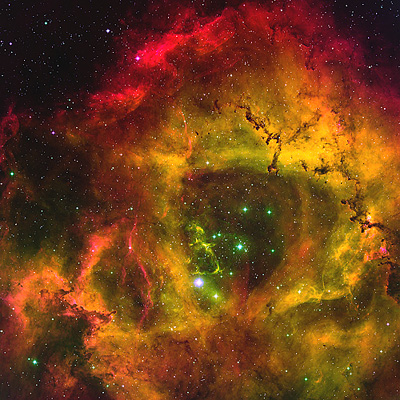
#> input picture core operations/arithmetic operations/la.png, 400 x 400 px
$ python blending.py
#> lines starting #> are read from the running program, lines starting #| are printed output that depends on the picture
import cv2
import numpy as np

# same size
img1 = cv2.imread('la.png')
#> img1 is the input picture: shape (400, 400, 3); mean B, G, R 24.4, 63.8, 114
img2 = cv2.imread('lal.png')
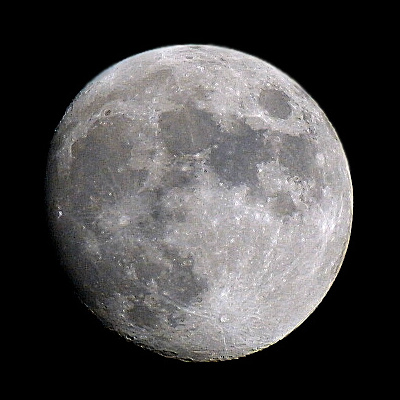
#> input picture core operations/arithmetic operations/lal.png, 400 x 400 px
#> img2 is the input picture: shape (400, 400, 3); mean B, G, R 70.7, 70.3, 71.9

dst = cv2.addWeighted(img1, 0.7, img2, 0.3, 0)
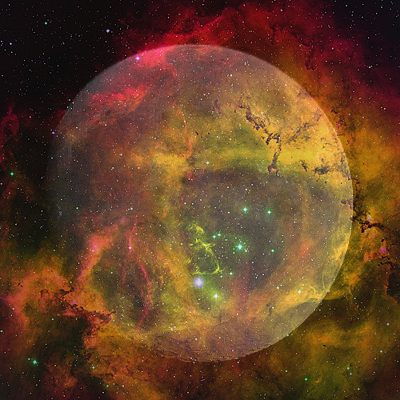
#> dst: shape (400, 400, 3); mean B, G, R 38.3, 65.7, 101.3

cv2.imshow('dst', dst)
cv2.waitKey(0)
cv2.destroyAllWindows()
